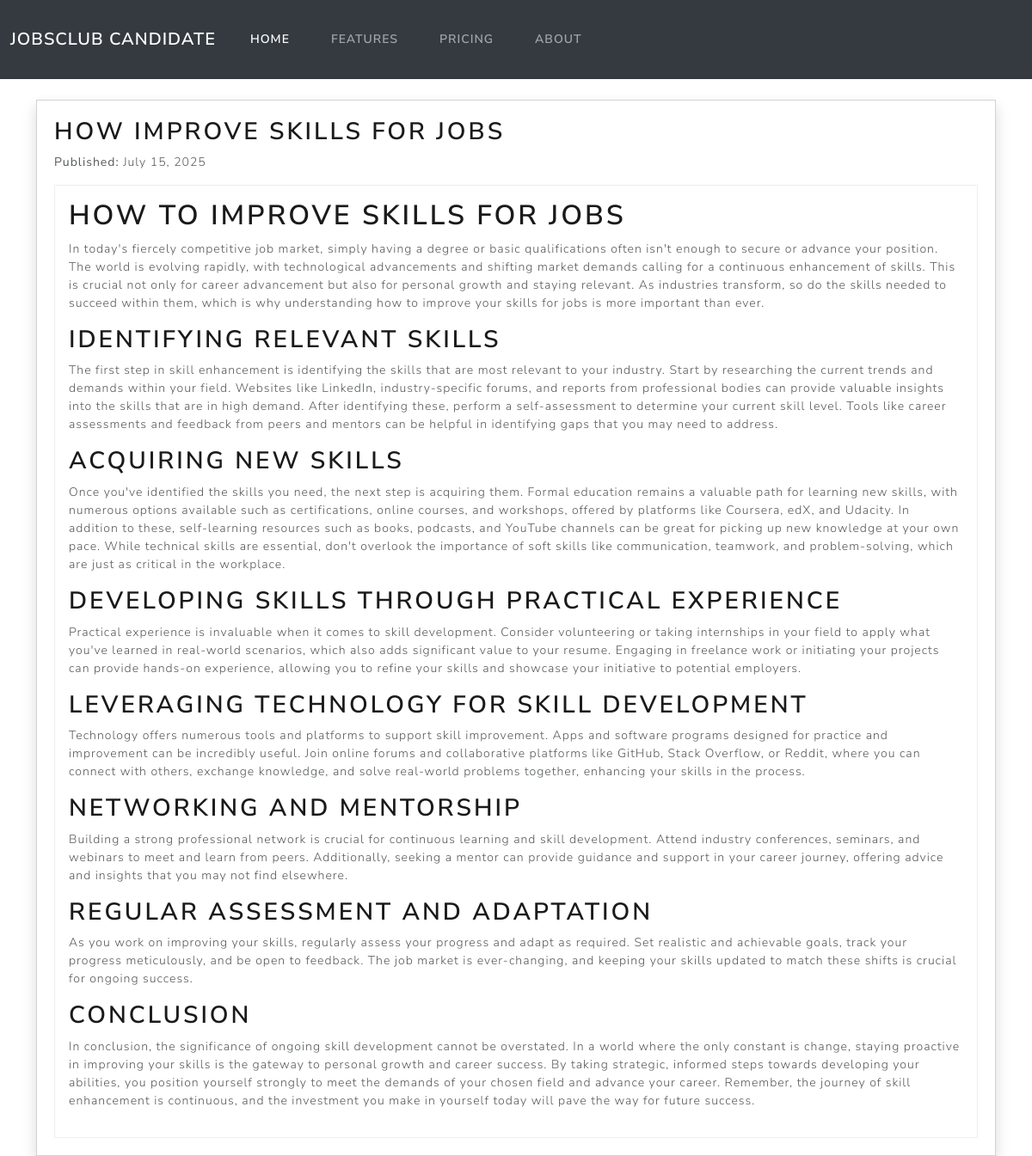
/blog/5/, run on the app's committed database.
### employers/models.py (models this page shows, shortened)
class BlogPost(models.Model):
    employer = models.ForeignKey("Employer", on_delete=models.CASCADE)  #Link to employer
    title = models.CharField(max_length=255)
    approved = models.CharField(max_length=50, default='no')
    outline = models.TextField()  #Store AI-generated outline
    content = models.TextField()
    created_at = models.DateTimeField(default=now)

### jobsclub/views.py (the view)
# urls.py: path("blog/<int:blog_id>/", blog_details, name="blog_details"),  #Blog details page
def blog_details(request, blog_id):
    blog = get_object_or_404(BlogPost, id=blog_id, approved="yes")
    blog.content = markdown.markdown(blog.content)  #Convert Markdown to HTML
    return render(request, "blog_details.html", {"blog": blog})

### jobsclub/templates/blog_details.html
{% extends "base.html" %}
{% block content %}
<div class="toast show" style="padding:20px;width:100%;">
    <h2>{{ blog.title }}</h2>
    <p><strong>Published:</strong> {{ blog.created_at|date:"F d, Y" }}</p>
    <div class="border p-3">{{ blog.content|safe }}</div>
</div>
{% endblock %}

### data on the page
BlogPost: title "HOW IMPROVE SKILLS FOR JOBS", created_at "July 15, 2025", content "HOW TO IMPROVE SKILLS FOR JOBS In today's fiercely competitive job market, simply having a degree or basic qualifications often isn't enough to secure or advance your position. The world is evolving rapidly, with technological advancements and shifting market demands calling for a continuous enhancement of skills. This is crucial not only for career advancement but also for personal growth and staying relevant. As industries transform, so do the skills needed to succeed within them, which is why understanding how to improve your skills for jobs is more important than ever. IDENTIFYING RELEVANT SKILLS The first step in skill enhancement is identifying the skills that are most relevant to…"
